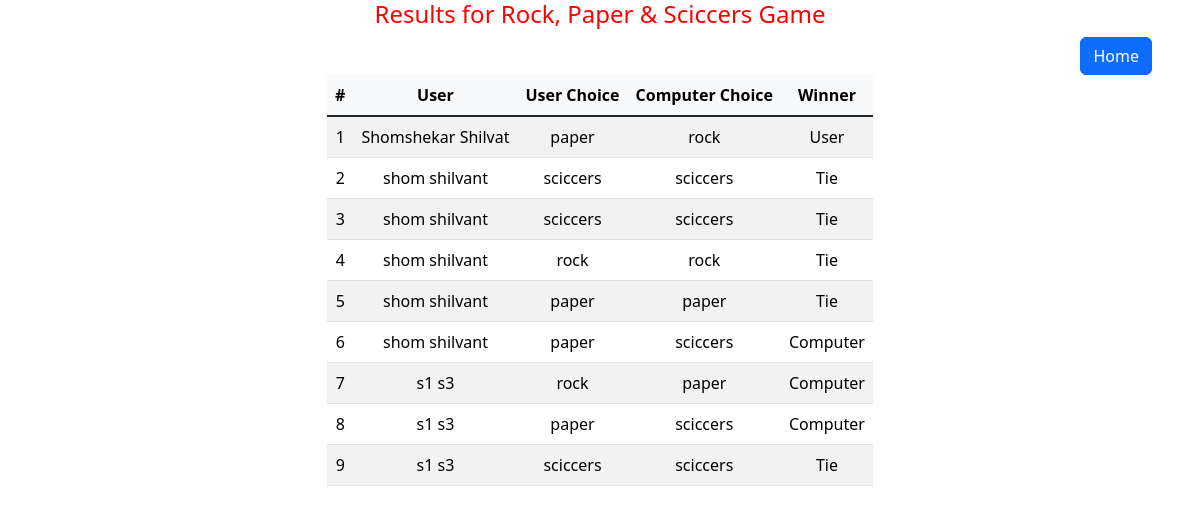
The app's page /result-page/, older data.
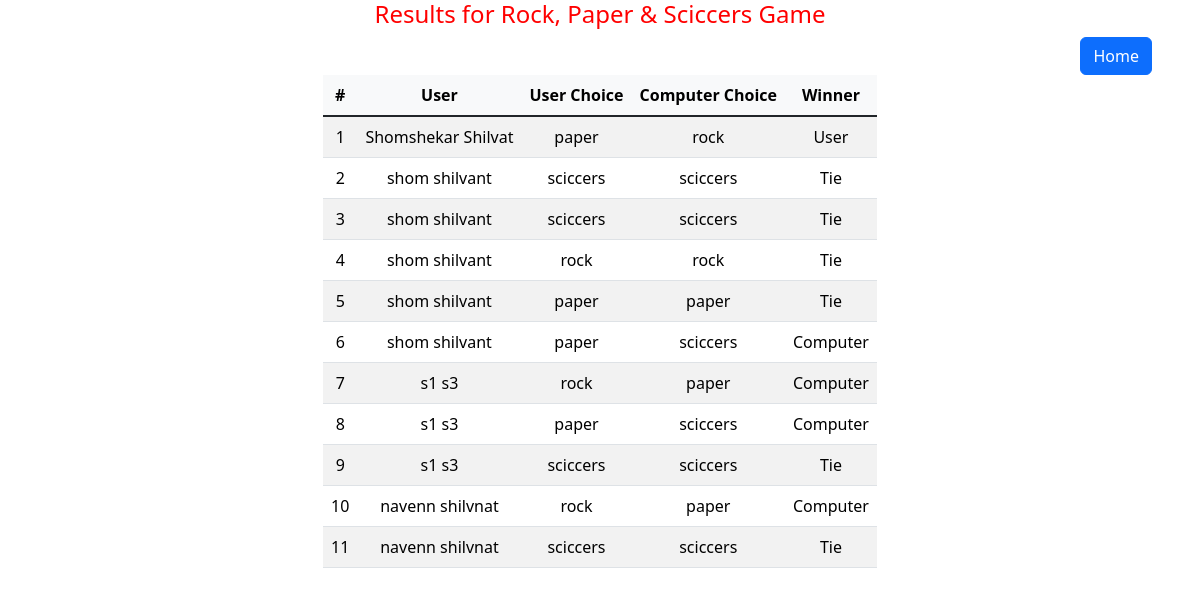
The same page, newer data.
### members/models.py (models this page shows)
class GameResult(models.Model):
    member_id = models.ForeignKey(Members, on_delete=models.CASCADE)
    member_selection = models.CharField(max_length=255)
    computer_selection = models.CharField(max_length=255)
    result = models.TextField()
    created_datetime = models.DateTimeField(auto_now=True)

class Members(models.Model):
    firstname = models.CharField(max_length=255)
    lastname = models.CharField(max_length=255)
    slug = models.CharField(max_length=255, unique=True, blank=True)

### members/views.py (the view)
# urls.py: path('result-page/', views.all_result, name='all-result'),
def all_result(request):
    all_result = GameResult.objects.all()
    template = loader.get_template('all_result.html')
    context = {
        'all_result' : all_result
    }
    return HttpResponse(template.render(context, request))

### members/templates/all_result.html (shortened to what this page needs)
{% load static %}
<!DOCTYPE html>
<html>
    <head>
        <link rel="stylesheet" href="{% static 'css/bootstrap.min.css' %}">
    </head>
    <body>
        <h4 style="text-align:center; color:red;" >Results for Rock, Paper & Sciccers Game </h4>
        <div style="text-align: center;">
            <div class="d-grid gap-2 d-md-flex justify-content-md-end">
                <a href="/" class="btn btn-primary me-md-5">Home</a>
            </div>
            {% if all_result %}
            <table class="table table-striped w-auto center">
                <thead class="table-light">
                <tr>
                  <th scope="col">#</th>
                  <th scope="col">User</th>
                  <th scope="col">User Choice</th>
                  <th scope="col">Computer Choice</th>
                  <th scope="col">Winner</th>
                </tr>
                </thead>
                <tbody class="table-group-divider">
                {% for result in all_result %}
                <tr>
                    <td>{{ result.id }}</td>
                    <td scope="row">{{ result.member_id.firstname }} {{ result.member_id.lastname }}</td>
                    <td>{{ result.member_selection }}</td>
                    <td>{{ result.computer_selection }}</td>
                    <td>{{ result.result }}</td>
                </tr>
                {% endfor %}
                </tbody>
              </table>
              {% else %}
                <p> No one has payed yet. Be First to <a href="/">Play Game</a></p>
              {% endif %}
        </div>
    </body>
</html>

### members/templates/all_result.html (style rules this page uses)
.center { margin-left: auto; margin-right: auto; }

Row changes from the older to the newer data that the page shows:
added GameResult: id "10", member_id.firstname "navenn", member_id.lastname "shilvnat", member_selection "rock", computer_selection "paper", result "Computer"
added GameResult: id "11", member_id.firstname "navenn", member_id.lastname "shilvnat", member_selection "sciccers", computer_selection "sciccers", result "Tie"
